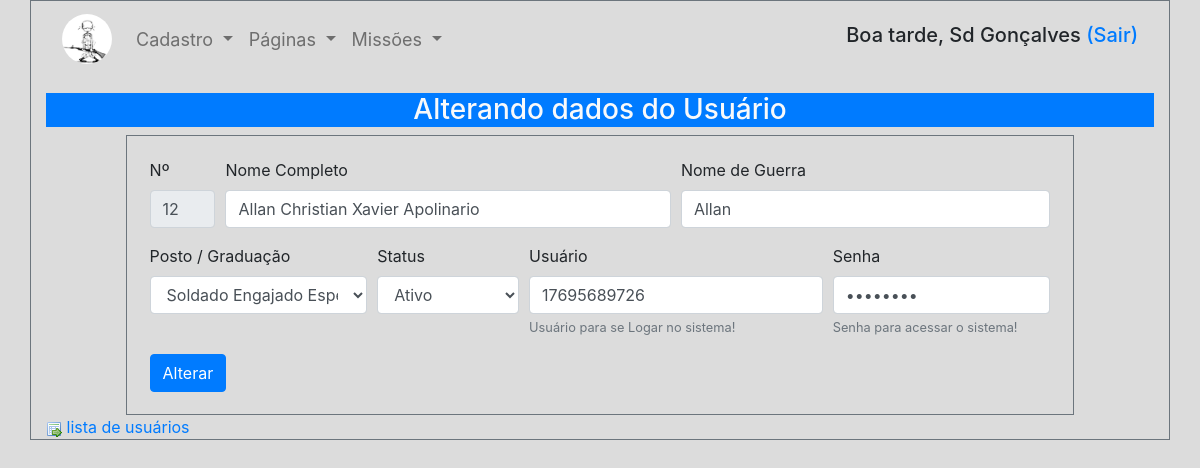
/php/alt_admin.php?a=12 (signed in), run on the app's committed database.
### tables this page shows
CREATE TABLE IF NOT EXISTS `cw_admin` (
  `id_admin` int(11) NOT NULL AUTO_INCREMENT,
  `nome_admin` varchar(100) NOT NULL,
  `nguerra_admin` varchar(30) NOT NULL,
  `login_admin` varchar(20) NOT NULL,
  `senha_admin` varchar(10) NOT NULL,
  `id_cargo` int(11) NOT NULL,
  `status_admin` enum('Ativo','Inativo') NOT NULL DEFAULT 'Ativo',
  PRIMARY KEY (`id_admin`),
  UNIQUE KEY `login_admin` (`login_admin`),
  KEY `id_cargo` (`id_cargo`)
);

CREATE TABLE IF NOT EXISTS `cw_cargo` (
  `id_cargo` int(11) NOT NULL AUTO_INCREMENT,
  `nome_cargo` varchar(50) NOT NULL,
  `abr_cargo` varchar(20) NOT NULL,
  `ant_cargo` int(11) NOT NULL,
  PRIMARY KEY (`id_cargo`)
);

### conexao/database.php (called while the page is built, shortened)
<?php
function DBRead($table, $params = null, $fields = '*') {
    $table = DB_PREFIX . '_' . $table;
    $params = ($params) ? " {$params}" : null;
    $query = "SELECT {$fields} FROM {$table}{$params}";
    $result = DBExecute($query);
    if (!mysqli_num_rows($result)) {
        return false;
    } else {
        while ($res = mysqli_fetch_assoc($result)) {
            $data[] = $res;
        }
        return $data;
    }
}
function DBExecute($query, $insertId = false) {
    $link = DBConnect();
    $result = @mysqli_query($link, $query) or die(mysqli_error());
    return $result;
}

### php/alt_admin.php (the view, shortened to what this page needs)
<?php
include 'head.php';
require '..\conexao\database.php';
if (!($_GET['a'])) {
    header("Location:list_admin.php");
} else {
    $a = $_GET['a'];
    $ad = $_SESSION['id'];
    if ($a == $ad  || $a == 6) {
        header("Location:list_admin.php");
    } else {
        $cargo = DBRead('cargo');
        $alt_admin = DBRead('admin', "INNER JOIN cw_cargo ON cw_admin.id_cargo = cw_cargo.id_cargo WHERE id_admin = '{$a}'");
    }
}
?>
    <?php include 'header.php' ?>
    <h3 class="h3 text-center bg-primary text-light">Alterando dados do Usuário</h3>
    <?php foreach ($alt_admin as $alt) { ?>
        <div class="row">
            <div class="col-1" ></div>
            <form style="padding: 2%;" class="col-10 border border-secondary" action="<?php echo $_SERVER['PHP_SELF'] ?>" method="post" autocomplete="off">
                <div class="form-row">
                    <div class="form-group col-md-1">
                        <label for="nome">Nº</label>
                        <input class="form-control" type="text" id="nome" name="id_admin" maxlength="100" readonly value="<?php echo $alt['id_admin'] ?>" >
                    </div>
                    <div class="form-group col-md-6">
                        <label for="nome">Nome Completo</label>
                        <input class="form-control" type="text" id="nome" name="nome_admin" maxlength="100" required autofocus value="<?php echo $alt['nome_admin'] ?>" >
                    </div>
                    <div class="form-group col-md-5">
                        <label for="gue">Nome de Guerra</label>
                        <input class="form-control" type="text" id="gue" name="nguerra_admin" maxlength="30" required value="<?php echo $alt['nguerra_admin'] ?>">
                    </div>
                </div>
                <div class="form-row">
                    <div class="form-group col-md-3">
                        <label for="posto">Posto / Graduação</label>
                        <select name="id_cargo" required aria-describedby="p" id="posto" class="form-control">
                            <option selected value="<?php echo $alt['id_cargo'] ?>"><?php echo $alt['nome_cargo'] ?></option>
                        </select>
                    </div>
                    <div class="form-group col-md-2">
                        <label for="st">Status</label>
                        <select name="status_admin" id="st" class="form-control">
                            <option value="<?php echo $alt['status_admin'] ?>"><?php echo $alt['status_admin'] ?></option>
                        </select>
                    </div>
                    <div class="form-group col-md-4">
                        <label for="log">Usuário</label>
                        <input class="form-control" type="text" aria-describedby="usu" id="log" name="login_admin" minlength="10" maxlength="20" required value="<?php echo $alt['login_admin'] ?>">
                        <small id="usu" class="form-text text-muted">
                            Usuário para se Logar no sistema!
                        </small>
                    </div>
                    <div class="form-group col-md-3">
                        <label for="gue">Senha</label>
                        <input class="form-control" type="password" aria-describedby="s" id="sen" name="senha_admin" maxlength="10" required value="<?php echo $alt['senha_admin'] ?>">
                        <small id="s" class="form-text text-muted">
                            Senha para acessar o sistema!
                        </small>
                    </div>
                </div>
                <button type="submit" name="btalt" class="btn btn-primary">Alterar</button>
            </form>
            <div class="col-1" ></div>
        </div>
        <div class="row">
            <div class="col-3"><a href="list_admin.php"><img src="../_assets/_img/table_go.png"/> lista de usuários</a></div>
            <div class="col-9"></div>
        </div>
    <?php } ?>
</div>
<?php
include 'rodape.php';

### data on the page
cw_admin: id_admin "12", nome_admin "Allan Christian Xavier Apolinario", nguerra_admin "Allan", id_cargo "Soldado Engajado Especializado", status_admin "Ativo", login_admin "17695689726"

### other printed values
$p "Sd"
$no "Gonçalves"
